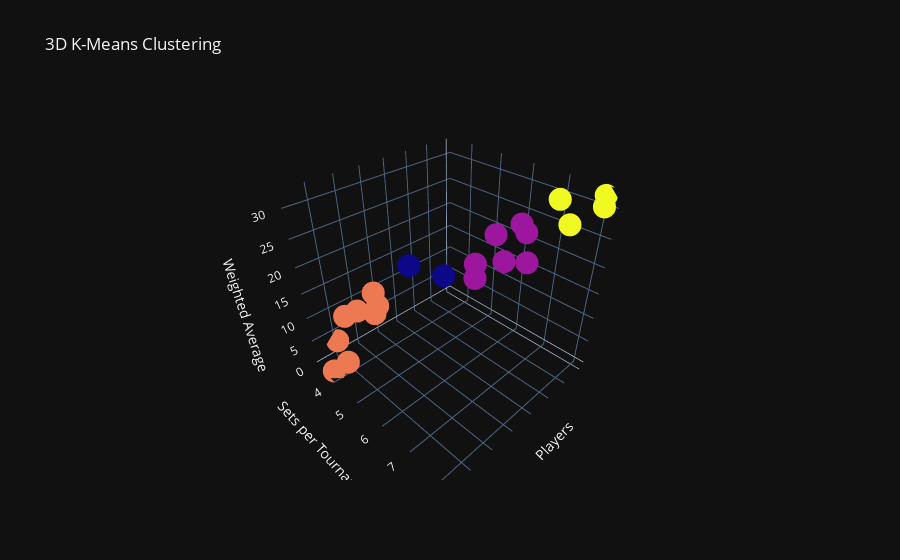

Notebook cell for this chart:
### Code cell
import pandas as pd
import plotly.express as px
from sklearn.cluster import KMeans
from sklearn.preprocessing import StandardScaler

# Load the CSV files
df_weighted_average = pd.read_csv("C:\\Users\\eyas1\\Dataviz.py\\my_venv\\Cream City Clash\\top_players_performance_full_list.csv")
df_sets_per_tournament = pd.read_csv("sets_per_tournament.csv")

# Merge the DataFrames on a common column, assuming 'Player' is the common column
df_combined = pd.merge(df_weighted_average, df_sets_per_tournament, on='Players', how='inner')

# Drop rows with missing values
df_combined = df_combined.dropna()

# Change the scale of 'Sets per Tournament' to go up by 0.5
df_combined['Sets per Tournament'] = df_combined['Sets per Tournament'] 

# Select the columns for clustering
data_for_clustering = df_combined[['Players', 'Weighted Average', 'Sets per Tournament']]

# Standardize the data
scaler = StandardScaler()
scaled_data = scaler.fit_transform(data_for_clustering[['Weighted Average', 'Sets per Tournament']])

# Apply K-means clustering
kmeans = KMeans(n_clusters=4, random_state=42)  # You can choose the number of clusters
df_combined['Cluster'] = kmeans.fit_predict(scaled_data)

# Invert the cluster scale
df_combined['Cluster'] = 3 - df_combined['Cluster']

# Create a 3D scatter plot using Plotly Express with dark theme
fig = px.scatter_3d(df_combined, x='Players', y='Sets per Tournament', z='Weighted Average',
                    color='Cluster', hover_data=['Players'],
                    title='3D K-Means Clustering',
                    labels={'Weighted Average': 'Weighted Average', 'Sets per Tournament': 'Sets per Tournament'},
                    category_orders={'Players': df_combined['Players']},  # Specify the order of players
                    template='plotly_dark') # Apply dark theme

# Manually set the y-axis range
max_weighted_average = df_combined['Weighted Average'].max()
buffer_space = 1.0  # You can adjust this value based on your preference
fig.update_yaxes(range=[5, max_weighted_average + buffer_space])

# Update layout to hide tick labels on the x-axis
fig.update_layout(scene=dict(xaxis=dict(showticklabels=False)))

# Update layout to remove the color bar
fig.update_layout(coloraxis_showscale=False)

# Show the plot
fig.show()

### Figure 1 — Plotly figure (JSON) as saved in the notebook; plotly's stock layout.template omitted (floating-point values rounded to 4 significant figures)
{"data": [{"hovertemplate": "Players=%{x}<br>Sets per Tournament=%{y}<br>Weighted Average=%{z}<br>Cluster=%{marker.color}<extra></extra>", "legendgroup": "", "marker": {"color": [3, 3, 3, 3, 1, 1, 1, 1, 1, 1, 1, 0, 0, 2, 2, 2, 2, 2, 2, 2, 2], "coloraxis": "coloraxis", "symbol": "circle"}, "mode": "markers", "name": "", "scene": "scene", "showlegend": false, "type": "scatter3d", "x": ["Samurai", "Eyas", "Sophist", "Kaiju", "CHICO", "ICHIGO", "TheDood22", "Pidgeon", "Cal", "Shinta", "Frog Lady", "bellyache", "DrMichaelBay", "Payday", "The_Verminator", "Thumbs", "Zxtra", "Rainstorm", "TDollas", "goober", "Helix"], "y": [8, 8.125, 7.2, 7.667, 6.6, 6.917, 6.25, 7.333, 6.9, 6.286, 6.5, 5.75, 4.8, 3.5, 4, 4.2, 3.75, 3.5, 3.333, 4.167, 3.778], "z": [31.74, 30.79, 30.48, 28.07, 26.22, 26.13, 24.71, 23.55, 23.19, 21.65, 20.52, 19.41, 19.12, 10.2, 9.918, 9.867, 9.636, 8.445, 3.114, 2.714, -0.08945]}], "layout": {"coloraxis": {"colorbar": {"title": {"text": "Cluster"}}, "colorscale": [[0, "#0d0887"], [0.1111, "#46039f"], [0.2222, "#7201a8"], [0.3333, "#9c179e"], [0.4444, "#bd3786"], [0.5556, "#d8576b"], [0.6667, "#ed7953"], [0.7778, "#fb9f3a"], [0.8889, "#fdca26"], [1, "#f0f921"]], "showscale": false}, "legend": {"tracegroupgap": 0}, "scene": {"domain": {"x": [0, 1], "y": [0, 1]}, "xaxis": {"categoryarray": ["Samurai", "Eyas", "Sophist", "Kaiju", "CHICO", "ICHIGO", "TheDood22", "Pidgeon", "Cal", "Shinta", "Frog Lady", "bellyache", "DrMichaelBay", "Payday", "The_Verminator", "Thumbs", "Zxtra", "Rainstorm", "TDollas", "goober", "Helix"], "categoryorder": "array", "showticklabels": false, "title": {"text": "Players"}}, "yaxis": {"title": {"text": "Sets per Tournament"}}, "zaxis": {"title": {"text": "Weighted Average"}}}, "title": {"text": "3D K-Means Clustering"}, "yaxis": {"range": [5, 32.74]}}}
